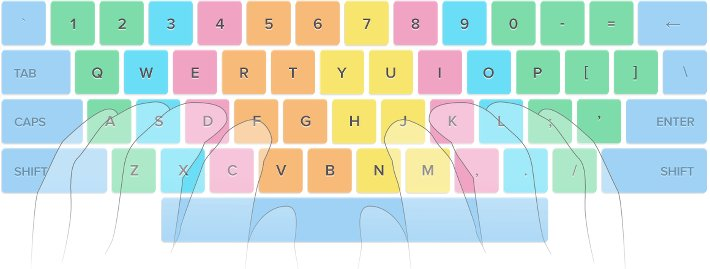
%> input picture nptl-code/code/analysis/Frank/FingerTyping/coloredKeyboard.jpg, 710 x 269 px
$ octave makeKeyboardImages.m   (GNU Octave 9; MATLAB toolbox functions it lacks are replaced by stand-ins)
%> lines starting %> are read from the running program, lines starting %| are printed output that depends on the picture

%1 2 3 4 5 6 7 8 9 0 - = <-
%tab q w e r t y u i o p [ ] \
%caps a s d f g h j k l ; ' enter
%shift z x c v b n m , . / shift
%space

keyLabels = {'1','2','3','4','5','6','7','8','9','0','-','=','<-',...
    'q','w','e','r','t','y','u','i','o','p',...
    'a','s','d','f','g','h','j','k','l',';','''',...
    'shift','z','x','c','v','b','n','m',',','.','/',...
    'lSpace','rSpace'};

imageLoc = [900, 73, 23;
    901 123, 23;
    902 171 23;
    903 220 23;
    904 268 23;
    905 318 23;
    906 366 23;
    907 414 23;
    908 464 23;
    909 513 23;
    910 561 23;
    911 611 23;
    912 672 23;

    913 97 72;
    914 147 72;
    915 194 72;
    916 243 72;
    917 292 72;
    918 343 72;
    919 391 72;
    920 438 72;
    921 488 72;
    922 537 72;

    923 109 121;
    924 158 121;
    925 207 121;
    926 256 121;
    927 305 121;
    928 353 121;
    929 403 121;
    930 452 121;
    931 500 121;
    932 550 121;
    933 600 121;

    934 29 170;
    935 133 170;
    936 183 170;
    937 233 170;
    938 280 170;
    939 328 170;
    940 380 170;
    941 427 170;
    942 476 170;
    943 525 170;
    944 573 170;

    945 281 223;
    946 375 223;];

circleRad = 50;
colors = [0.8 0 0; 0 0.8 0];
figSize = [680         352        1025*0.7         406*0.7];
saveDir = ['/Users/frankwillett/Data/Derived/KeyboardImages/'];
epochNames = {'delay','go'};

%load image
kbImage = imread('coloredKeyboard.jpg');
%> kbImage is the input picture: size 269x710x3 uint8; mean R, G, B 204.3, 222.9, 214.8

%%
%single keys
figure('Position',figSize);
set(gca,'position',[0 0 1 1],'units','normalized');
for keyIdx=1:size(imageLoc,1)
    for epochIdx=1:2
        cla;
        hold on;

        image(kbImage);
        pos = [imageLoc(keyIdx,2)-circleRad/2, imageLoc(keyIdx,3)-circleRad/2, circleRad, circleRad];
        rectangle('Position', pos, 'Curvature', [1 1], 'LineWidth', 5, 'EdgeColor', colors(epochIdx,:));
        axis equal;
        set(gca,'YDir','reverse');

        axis tight;
        axis off;

        saveas(gcf,[saveDir 'keyboard_' num2str(imageLoc(keyIdx,1)) '_' epochNames{epochIdx} '.jpg'],'jpg');
    end
end
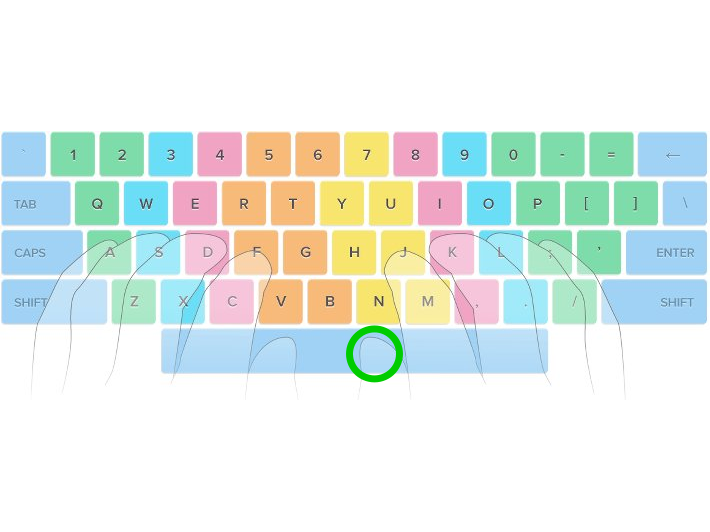
%> figure redrawn from the program's plot data

%%
%words
numberStart = 947;
words =  {{'p','i','n'},{'c','a','t'},{'c','o','n','e'},{'z','e','r','o'}};
figure('Position',figSize);
set(gca,'position',[0 0 1 1],'units','normalized');
for wordIdx=1:length(words)
    for epochIdx=1:2
        cla;
        hold on;

        image(kbImage);

        word = words{wordIdx};
        for letterIdx=1:length(word)
            keyIdx = find(strcmp(keyLabels, word{letterIdx}));
            pos = [imageLoc(keyIdx,2)-circleRad/2, imageLoc(keyIdx,3)-circleRad/2, circleRad, circleRad];
            rectangle('Position', pos, 'Curvature', [1 1], 'LineWidth', 5, 'EdgeColor', colors(epochIdx,:));
        end

        axis equal;
        set(gca,'YDir','reverse');

        axis tight;
        axis off;

        saveas(gcf,[saveDir 'keyboard_' num2str(numberStart+(wordIdx-1)) '_' epochNames{epochIdx} '.jpg'],'jpg');
    end
end
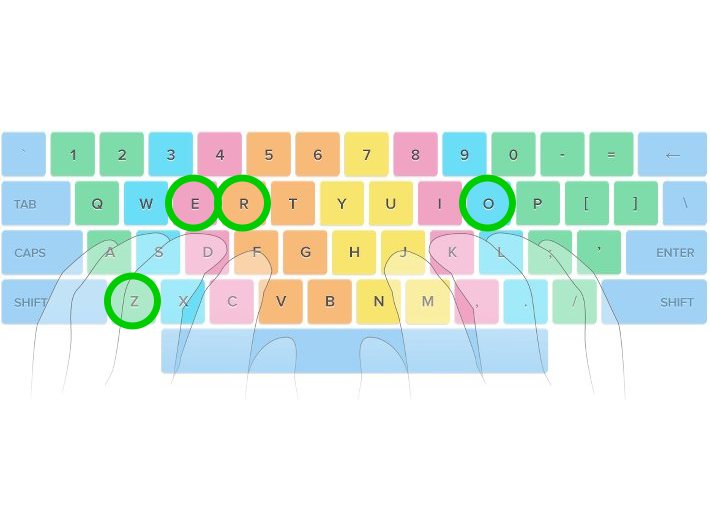
%> figure redrawn from the program's plot data

%%
%home row pairs
keyPairs = zeros(45,2);

currIdx=1;
for key1=1:10
    for key2=(key1+1):10
        keyPairs(currIdx,:) = [key1, key2];
        currIdx = currIdx + 1;
    end
end

homeRowKeys = {'a','s','d','f','lSpace','rSpace','j','k','l',';'};
homeRowIdx = [];
for k=1:length(homeRowKeys)
    homeRowIdx(k) = find(strcmp(keyLabels, homeRowKeys{k}));
end

numberStart = 951;
figure('Position',figSize);
set(gca,'position',[0 0 1 1],'units','normalized');
for pairIdx=1:length(keyPairs)
    for epochIdx=1:2
        cla;
        hold on;

        image(kbImage);

        for letterIdx=1:2
            keyIdx = homeRowIdx(keyPairs(pairIdx,letterIdx));
            pos = [imageLoc(keyIdx,2)-circleRad/2, imageLoc(keyIdx,3)-circleRad/2, circleRad, circleRad];
            rectangle('Position', pos, 'Curvature', [1 1], 'LineWidth', 5, 'EdgeColor', colors(epochIdx,:));
        end

        axis equal;
        set(gca,'YDir','reverse');

        axis tight;
        axis off;

        saveas(gcf,[saveDir 'keyboard_' num2str(numberStart+(pairIdx-1)) '_' epochNames{epochIdx} '.jpg'],'jpg');
    end
end
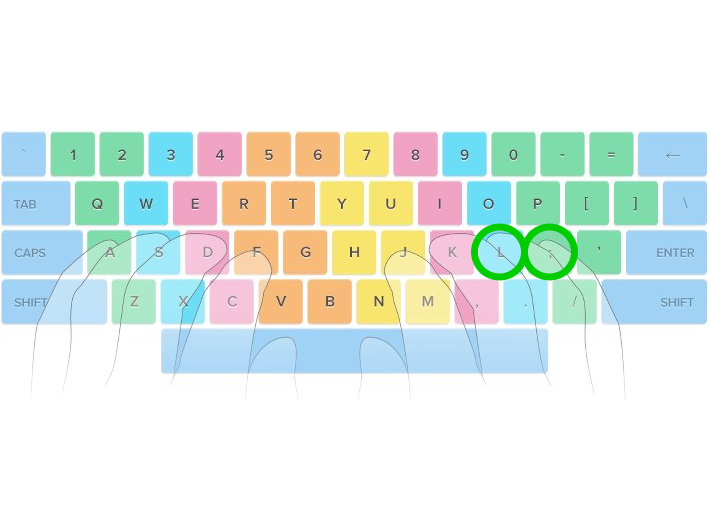
%> figure redrawn from the program's plot data

%%
%triplets, quads, all keys
rightHandHomeIdx = homeRowIdx(6:end);

keyOn = zeros(0,5);
currIdx = 0;

for x1=1:2
    for x2=1:2
        for x3=1:2
            for x4=1:2
                for x5=1:2
                    currIdx = currIdx + 1;
                    keyOn(currIdx,:) = [x1==2, x2==2, x3==2, x4==2, x5==2];
                end
            end
        end
    end
end

triplePlus = sum(keyOn,2)>=3;
keyOn = keyOn(triplePlus,:);

numberStart = 4000;
figure('Position',figSize);
set(gca,'position',[0 0 1 1],'units','normalized');
for setIdx=1:size(keyOn,1)
    for epochIdx=1:2
        cla;
        hold on;

        image(kbImage);

        for letterIdx=1:5
            if ~keyOn(setIdx,letterIdx)
               continue;
            end

            keyIdx = rightHandHomeIdx(letterIdx);
            pos = [imageLoc(keyIdx,2)-circleRad/2, imageLoc(keyIdx,3)-circleRad/2, circleRad, circleRad];
            rectangle('Position', pos, 'Curvature', [1 1], 'LineWidth', 5, 'EdgeColor', colors(epochIdx,:));
        end

        axis equal;
        set(gca,'YDir','reverse');

        axis tight;
        axis off;

        saveas(gcf,[saveDir 'keyboard_' num2str(numberStart+(setIdx-1)) '_' epochNames{epochIdx} '.jpg'],'jpg');
    end
end
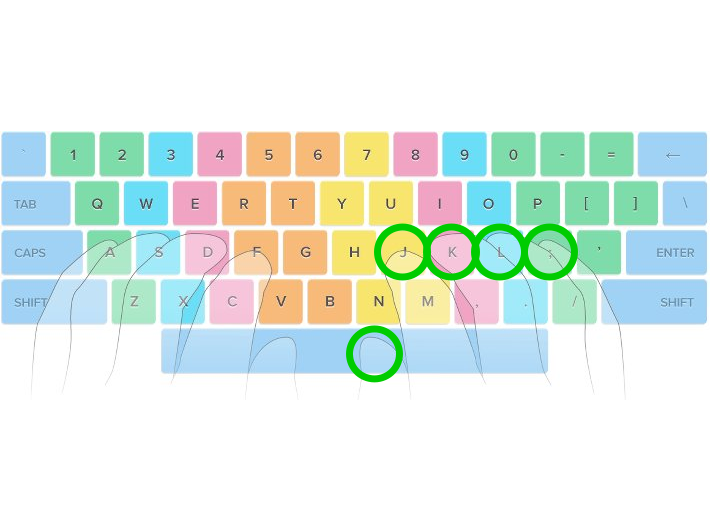
%> figure redrawn from the program's plot data

%%
%more words
numberStart = 4016;
words =  {'pin','cat','cone','zero','fad','lad','vote','quote',...
    'lazy','dog','jumps','quick','brown','fox','the','over','runner','hammer','untill'};
figure('Position',figSize);
set(gca,'position',[0 0 1 1],'units','normalized');
for wordIdx=1:length(words)
    for epochIdx=1:2
        cla;
        hold on;

        image(kbImage);

        word = words{wordIdx};
        for letterIdx=1:length(word)
            keyIdx = find(strcmp(keyLabels, word(letterIdx)));
            pos = [imageLoc(keyIdx,2)-circleRad/2, imageLoc(keyIdx,3)-circleRad/2, circleRad, circleRad];
            rectangle('Position', pos, 'Curvature', [1 1], 'LineWidth', 5, 'EdgeColor', colors(epochIdx,:));
        end

        axis equal;
        set(gca,'YDir','reverse');

        axis tight;
        axis off;

        saveas(gcf,[saveDir 'keyboard_' num2str(numberStart+(wordIdx-1)) '_' epochNames{epochIdx} '.jpg'],'jpg');
    end
end
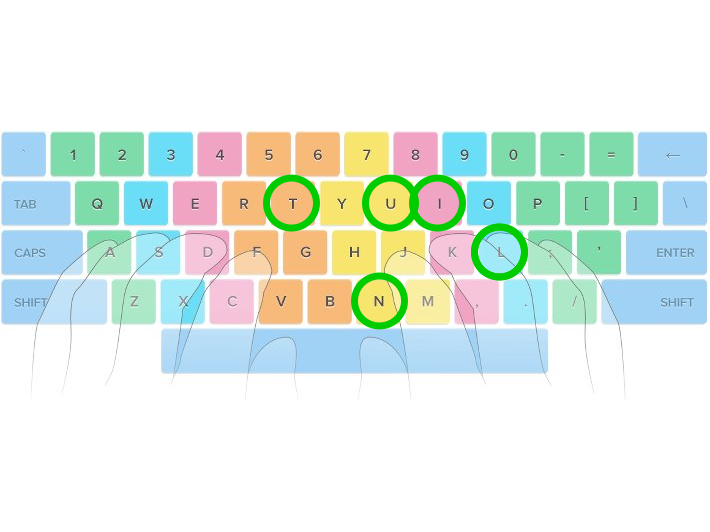
%> figure redrawn from the program's plot data
